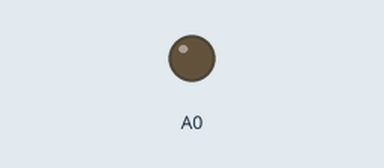
Simulated run of this sketch. Board: Arduino Uno, built with avr-gcc and run on an emulated ATmega328P. Shown: output pins drawn as LEDs (lit = HIGH). Random numbers use the default seed unless the sketch sets one.

Above: at 0.1 s.
At 38.93 s:
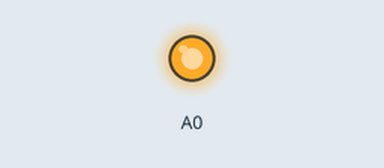
Timing chart, 0 to 40.0 s (numbered marks = the images above):
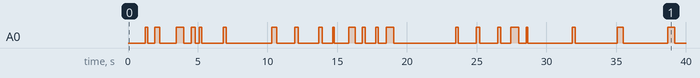

The sketch:

sveha.ino
```cpp
int x ;
int y ;
void setup() {
 pinMode(A0,OUTPUT);

}

void loop() {
 x=random(100,150);
 y=random(100,300);
 analogWrite (A0,x);
 x=x-10;
 delay(y);
 analogWrite (A0,x);
 x=x-30;
 delay(y);
 analogWrite (A0,x);
 delay(y);
 analogWrite (A0,0);
 delay(y);
}
```

Measured:
- by itself, A0: LOW → HIGH at 1.2 s, → LOW 0.17 s later, → HIGH 0.52 s later, → LOW 0.36 s later, … (44 changes in this stretch)
